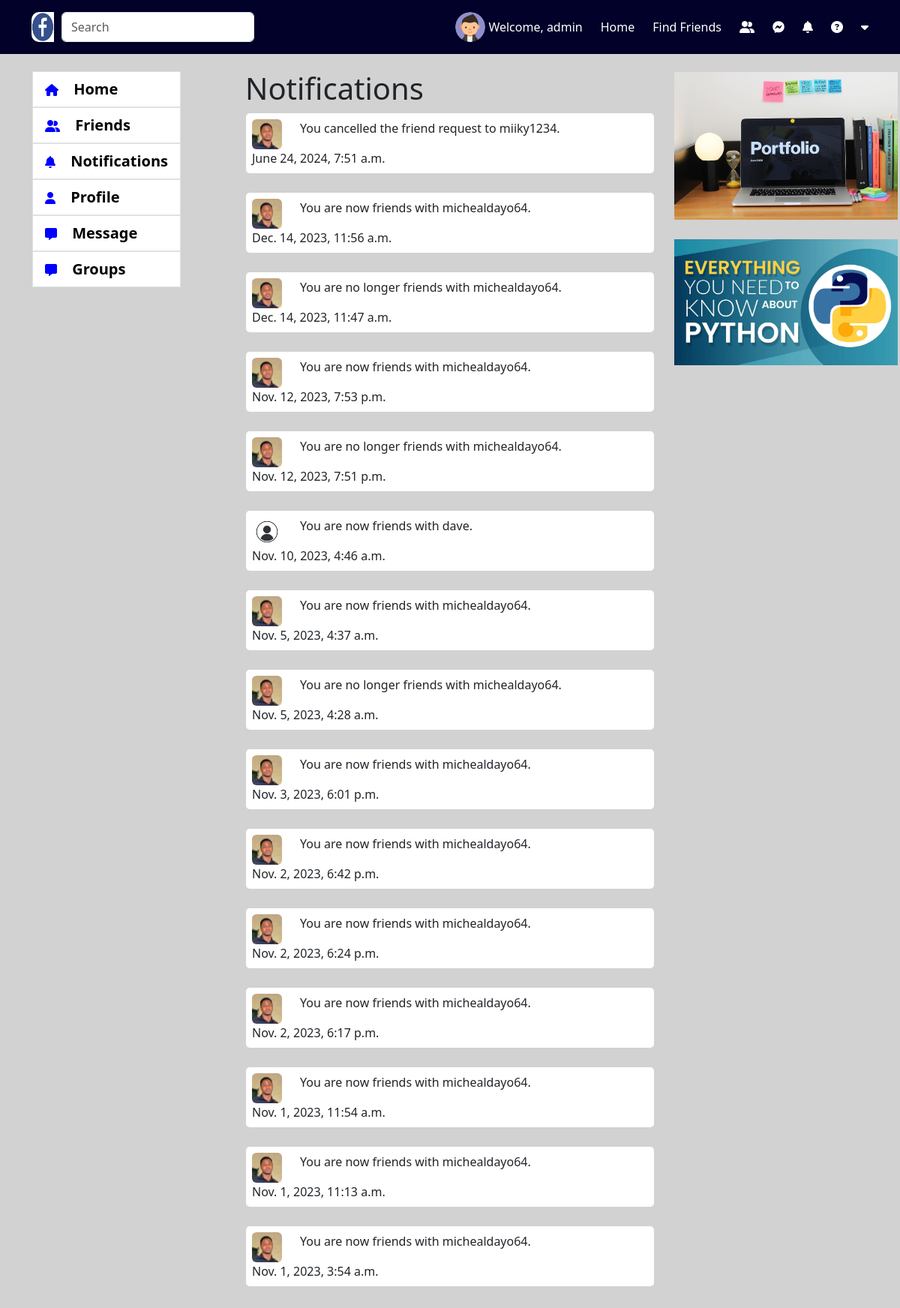
Before: /notification/ (signed in) with the older database file.
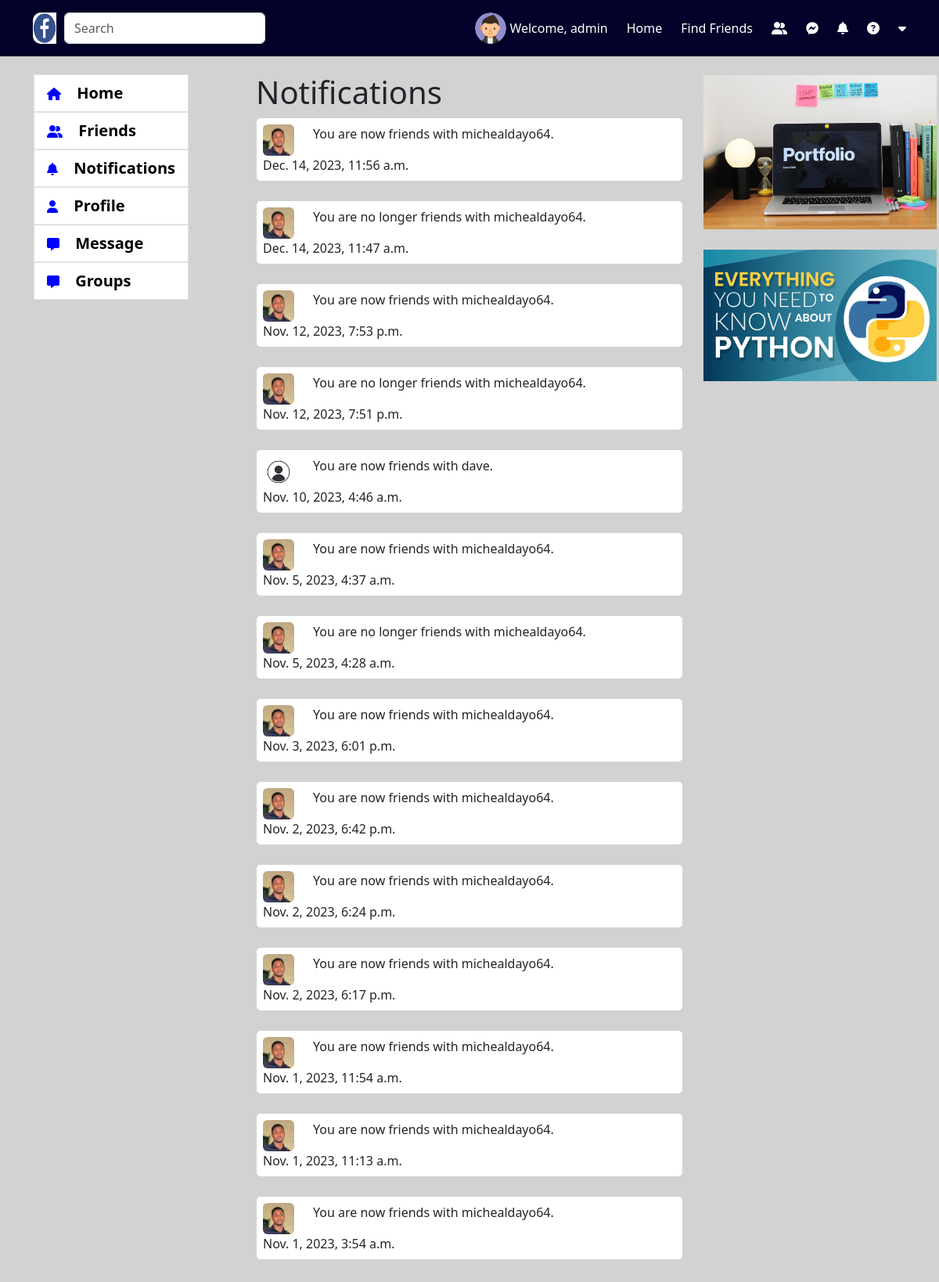
After: the same page with the newer database file.
### account/models.py (models this page shows, shortened)
class Accounts(AbstractBaseUser):
    email = models.EmailField(verbose_name="email", max_length=60, unique=True)
    username = models.CharField(max_length=30, unique=True)
    first_name = models.CharField(max_length=30, null=True, blank=True)
    last_name = models.CharField(max_length=30, null=True, blank=True)
    date_joined = models.DateTimeField(
        verbose_name='date joined', auto_now_add=True)
    last_login = models.DateTimeField(verbose_name='last login', auto_now=True)
    is_admin = models.BooleanField(default=False)
    is_active = models.BooleanField(default=True)
    is_staff = models.BooleanField(default=False)
    is_superuser = models.BooleanField(default=False)
    profile_image = models.ImageField(max_length=255, upload_to=get_profile_image_filepath,
                                      null=True, blank=True, default=get_default_profile_image)
    hide_email = models.BooleanField(default=True)
    uid = models.CharField(max_length=225, blank=True, null=True)
    USERNAME_FIELD = 'email'
    REQUIRED_FIELDS = ['username']
    objects = MyAccountManager()

### notification_app/models.py (models this page shows, shortened)
class Notification(models.Model):
    target = models.ForeignKey(
        settings.AUTH_USER_MODEL, on_delete=models.CASCADE)
    from_user = models.ForeignKey(
        settings.AUTH_USER_MODEL, on_delete=models.CASCADE, null=True, blank=True, related_name='from_user')
    redirect_url = models.URLField(max_length=500, null=True, unique=False,
                                   blank=True, help_text="The URL to redirect to when to clicked")
    verb = models.CharField(
        max_length=255, unique=False, blank=True, null=True)
    timestamp = models.DateTimeField(auto_now_add=True)
    read = models.BooleanField(default=False)
    content_type = models.ForeignKey(ContentType, on_delete=models.SET_NULL, null=True)
    object_id = models.PositiveBigIntegerField()
    content_object = GenericForeignKey()

### notification_app/views.py (the view)
# urls.py: path('', notification_index, name="notification-index")
def notification_index(request):
    context = {}
    user = request.user
    if user.is_authenticated:
        friend_request_ct = ContentType.objects.get_for_model(FriendRequest)
        friend_list_ct = ContentType.objects.get_for_model(FriendsList)
        notifications = Notification.objects.filter(target=user, content_type__in=[friend_request_ct, friend_list_ct]).order_by('-timestamp')
        context['notifications'] = notifications
    return render(request, 'notification_app/notification.html', context)

### notification_app/templates/notification_app/notification.html (shortened to what this page needs)
{% extends 'base.html' %}
{% load static %}
{% block content %}
<br>
    <div class="row">
      <div class="col-3">
        {% include 'snippets/left-menu.html' %}
      </div>
      <div class="col-6">
        <h1>Notifications</h1>
        {% for i in notifications %}
        <div class="card p-2">
            <div class="d-flex align-items-center">
              <img class="rounded" style="width: 40px; height: 40px;" src="{{ i.from_user.profile_image.url }}" alt="" srcset="">
              <p class="ms-4">{{ i.verb }}</p>
            </div>
            <span class="font-weight-bold">{{ i.timestamp }}</span>
        </div>
        <br>
        {% endfor %}
      </div>
      <div class="col-3">
        <div class="card">
          {% include 'snippets/right-data.html' %}
        </div>
      </div>
    </div>
{% endblock %}

### templates/base.html (shortened to what this page needs)
{% load static %}
<!DOCTYPE html>
<html lang="en">
<head>
    <link rel="stylesheet" href="{% static 'css/style.css' %}">
    <link rel="stylesheet" href="{% static 'css/home.css' %}">
    <link rel="stylesheet" href="{% static 'css/left-menu.css' %}">
    <link rel="stylesheet" href="{% static 'css/group-detail.css' %}">
    <link rel="stylesheet" href="{% static 'css/friend.css' %}">
    <link rel="stylesheet" href="https://cdnjs.cloudflare.com/ajax/libs/font-awesome/6.4.0/css/all.min.css" />
    <link href="{% static 'css/dist/css/bootstrap.min.css' %}" rel="stylesheet">
     <link rel="stylesheet" href="https://cdnjs.cloudflare.com/ajax/libs/highlight.js/10.2.0/styles/default.min.css" />
</head>
<body style="background-color: rgb(210, 210, 210);">
    {% include 'snippets/header.html' %}
    <div class="container wrapper" style="padding-top: 70px; padding-bottom: 20px;">
        {% block content %}
        {% endblock %}
      </div>
</body>
</html>

### templates/snippets/header.html (shortened to what this page needs)
{% load static %}
<nav class="navbar fixed-top" style="background-color: rgb(1, 1, 41);">
    <div class="container d-flex flex-row justify-content-between" id="myheader">
        <div>
            <form class="d-flex" role="search">
                <img src="{% static 'img/fb.jpeg' %}" alt="" srcset="" style="width: 40px; height: 40px; padding-right: 10px; border-radius: 10px;">
                <input class="form-control me-2 w-100" type="search" placeholder="Search" aria-label="Search">
              </form>
        </div>
      <div class="d-flex flex-row align-items-center">
        {% if request.user.is_authenticated %}
        <a href="{% url 'profile-index' %}" class="anch">
        <img class="me-1 profile-pic" src="{{ request.user.profile_image.url }}" alt="">
      </a>
        {% else %}
        <img class="me-1 profile-pic" src="{% static 'img/profile_image.png' %}" alt="">
        {% endif %}
        <a href="{% url 'profile-index' %}" class="anch">
        <p class="me-4 mt-3 text-white">Welcome, {{ request.user.username }}</p>
      </a>
      <a href="{% url 'index' %}" class="anch">
        <p class="me-4 mt-3 text-white">Home</p>
      </a>
      <a href="{% url 'friend-index' %}" class="anch">
        <p class="me-4 mt-3 text-white">Find Friends</p>
      </a>
      <a href="#" class="anch">
        <i class="fa-solid fa-user-group me-4 text-white"></i>
      </a>
      <a href="#" class="anch" id="btn-chat-notifi">
        <i class="fa-brands fa-facebook-messenger me-4 text-white"></i>
      </a>
      <a class="anch" id="btn-notifi" onclick="setGeneralNotificationsAsRead()">
        <i class="fa-solid fa-bell me-4 text-white"></i>
      </a>
      <a href="#" class="anch">
        <i class="fa-solid fa-circle-question me-4 text-white"></i>
      </a>
      <a href="#" id="logout">
        <i class="fa-solid fa-caret-down text-white"></i>
      </a>
      </div>
    </div>
  </nav>

### templates/snippets/general_notifications.html (shortened to what this page needs)
{% load static %}

### templates/snippets/chat_notifications.html (shortened to what this page needs)
{% load static %}

### templates/snippets/left-menu.html (shortened to what this page needs)
<div class="card position-fixed">
    <ul class="list-group">
        <a href="{% url 'index' %}" class="anch">
        <li class="list-group-item menuhover active1">
                <i class="fa-solid fa-house me-3"></i>
          <span>Home</span>
        </li>
    </a>
    <a href="{% url 'friend-index' %}" class="anch">
        <li class="list-group-item menuhover">
                <i class="fa-solid fa-user-group me-3"></i>
                <span>Friends</span>
        </li>
    </a>
    <a href="{% url 'notification-index' %}" class="anch">
        <li class="list-group-item menuhover">
                <i class="fa-solid fa-bell me-3"></i>
          <span>Notifications</span>
        </li>
    </a>
    <a href="{% url 'profile-index' %}" class="anch">
        <li class="list-group-item menuhover">
                <i class="fa-solid fa-user me-3"></i>
          <span>Profile</span>
        </li>
    </a>
    <a href="{% url 'private-chat-room' %}" class="anch">
        <li class="list-group-item menuhover">
                <i class="fa-solid fa-message me-3"></i>
          <span>Message</span>
        </li>
    </a>
    <a href="{% url 'group-list' %}" class="anch">
        <li class="list-group-item menuhover">
                <i class="fa-solid fa-message me-3"></i>
          <span>Groups</span>
        </li>
    </a>
      </ul>
</div>

### templates/snippets/right-data.html
{% load static %}
<div class="position-fixed w-25">
    <div class="card">
        <img class="w-100" src="{% static 'img/Portfolio-Desk.jpeg' %}" alt="" srcset="">
    </div>
    <br>
    <div class="card">
        <img class="w-100" src="{% static 'img/python.jpeg' %}" alt="" srcset="">
    </div>
</div>

### static/css/style.css (style rules this page uses)
.anch { text-decoration: none; cursor: pointer; }
.anch i { color: blue; }
.anch span { color: black; font-weight: bold; font-size: 20px; }
.profile-pic { width: 40px; height: 40px; border-radius: 100%; }
#myheader { position: relative; }

### static/css/left-menu.css (style rules this page uses)
.menuhover { cursor: pointer; }
.active1 { background-color: rgb(221, 221, 221); }

Changed rows visible on the page:
removed Notification: from_user.profile_image (picture), verb "You cancelled the friend request to miiky1234.", timestamp "June 24, 2024, 7:51 a.m."
